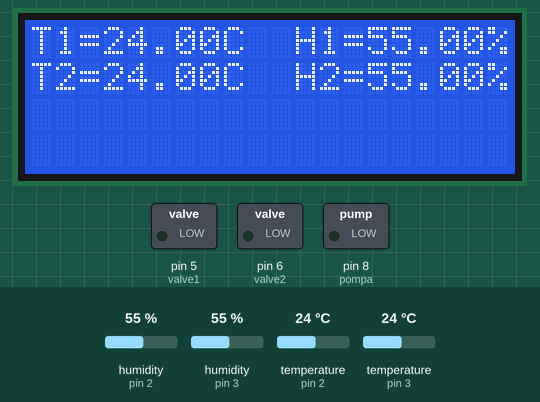
The sketch below on a simulated Arduino Uno, built with avr-gcc and run on an emulated ATmega328P. On the bench: 20×4 character LCD, switched loads named in the sketch (green lamp = pin HIGH). The inputs (shaded band) are chosen by the test bench; at power-on: humidity (sensors on pin 2, pin 3) 55 %, temperature (sensors on pin 2, pin 3) 24 °C. What the sketch prints to the serial monitor is not drawn.

Above: at 2.7 s.
2.8 s: humidity (sensor on pin 2) set to 78 %
At 5.4 s:
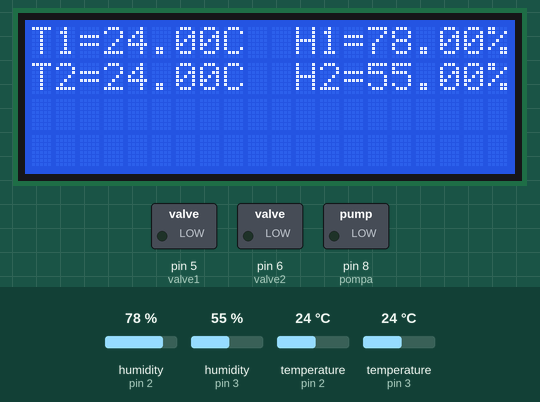
5.9 s: humidity (sensor on pin 2) set to 81 %
At 7.1 s:
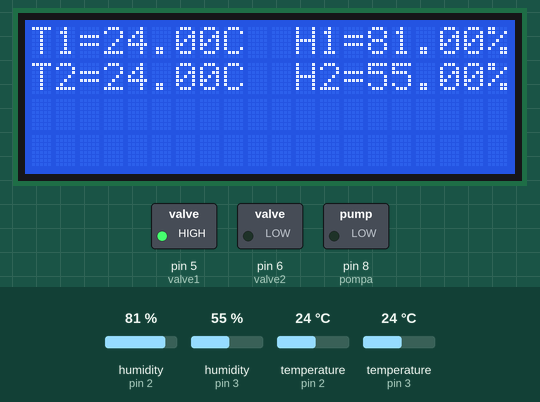
9.0 s: humidity (sensor on pin 3) set to 78 %
At 11.7 s:
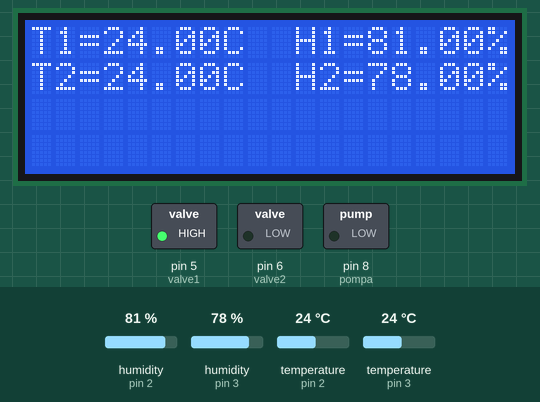
12.1 s: humidity (sensor on pin 3) set to 81 %
At 13.3 s:
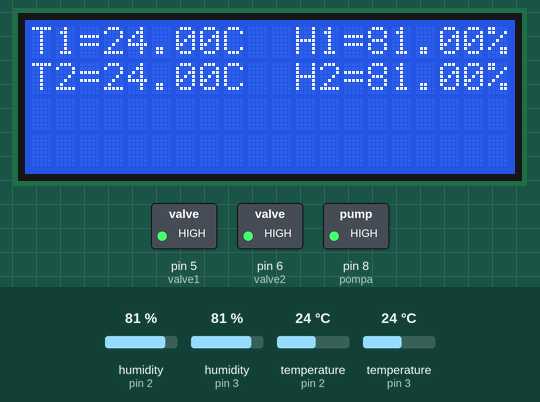
15.2 s: temperature (sensor on pin 2) set to 28 °C
At 17.9 s:
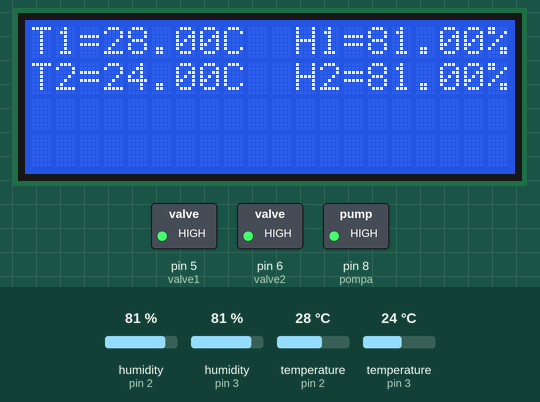
18.3 s: temperature (sensor on pin 2) set to 31 °C
At 19.6 s:
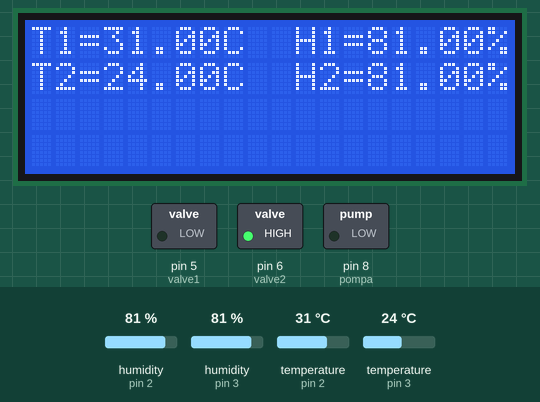
Timing chart, 0 to 21.3 s (numbered marks = the images above; inputs shaded):
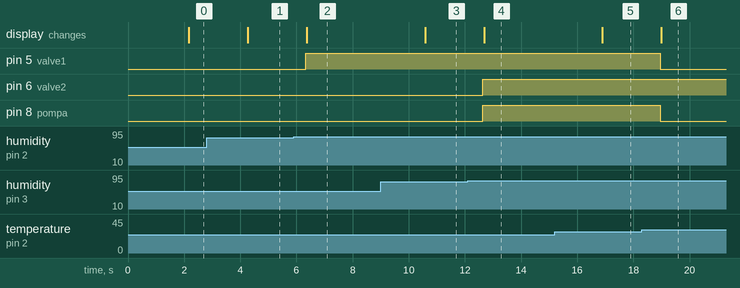

The sketch:

Kontrol_Suhu_Ruangan_Walet.ino
```cpp
// masukkan library yang dibutuhkan
#include "DHT.h"
#include <LiquidCrystal_I2C.h>

LiquidCrystal_I2C lcd(0x27, 20, 4);

// inisialisasi sensor DHT
#define DHT1 2
#define DHT2 3

#define DHTTYPE DHT11   // DHT 11

// menentukan tipe DHT
DHT dht1(DHT1, DHTTYPE);
DHT dht2(DHT2, DHTTYPE);

// inisialisasi untuk relay selenoid valve
const int valve1 = 5;
const int valve2 = 6;

// inisialisasi pompa
const int pompa = 8;

void setup() {
  // memulai lcd dan sensor dht serta menentukan valve dan pompa sebagai output
  Serial.begin(9600);
  Serial.println(F("DHT11 test!"));
  lcd.init();
  lcd.noCursor();
  lcd.backlight();
  lcd.clear();

  dht1.begin();
  dht2.begin();

  pinMode(valve1, OUTPUT);
  pinMode(valve2, OUTPUT);
  pinMode(pompa, OUTPUT);

}

void loop() {
  // tunda 2 detik untuk pengukuran suhu dan kelembapan
  delay(2000);

  // Reading temperature or humidity takes about 250 milliseconds!
  // Sensor readings may also be up to 2 seconds 'old' (its a very slow sensor)
  float kelembapan1 = dht1.readHumidity();
  // Read temperature as Celsius (the default)
  float suhu1 = dht1.readTemperature();

  float kelembapan2 = dht2.readHumidity();
  float suhu2 = dht2.readTemperature();

  // Check if any reads failed and exit early (to try again).
  if (isnan(kelembapan1) || isnan(suhu1)) {
    Serial.println(F("Failed to read from DHT 1 sensor!"));
  }

  if (isnan(kelembapan2) || isnan(suhu2)) {
    Serial.println(F("Failed to read from DHT 2 sensor!"));
  }

  // suhu dan kelembapan terbaca di serial monitor
  Serial.print(F("Kelembapan 1: "));
  Serial.print(kelembapan1);
  Serial.print(F("%  Suhu 1: "));
  Serial.print(suhu1);
  Serial.println(F("°C "));
  Serial.print(F("Kelembapan 2: "));
  Serial.print(kelembapan2);
  Serial.print(F("%  Suhu 2: "));
  Serial.print(suhu2);
  Serial.println(F("°C "));

  if ((kelembapan1 >= 80 && (kelembapan1 <= 90 || kelembapan1 > 90)) &&
      ((suhu1 >= 26 || suhu1 < 26) && suhu1 <= 29)) {
    digitalWrite(valve1, HIGH); // jika kondisi diatas terpenuhi, valve selenoid tidak menyala
  } else {
    digitalWrite(pompa, LOW); // pompa menyala
    digitalWrite(valve1, LOW);  // jika kondisi diatas tidak terpenuhi, valve selenoid menyala
  }

  if ((kelembapan2 >= 80 && (kelembapan2 <= 90 || kelembapan2 > 90)) &&
      ((suhu2 >= 26 || suhu2 < 26) && suhu2 <= 29)) {
    digitalWrite(valve2, HIGH);
  } else {
    digitalWrite(pompa, LOW); // pompa menyala
    digitalWrite(valve2, LOW);
  }

  if (
    (kelembapan1 >= 80 && (kelembapan1 <= 90 || kelembapan1 > 90)) && ((suhu1 >= 26 || suhu1 < 26) && suhu1 <= 29) &&
    (kelembapan2 >= 80 && (kelembapan2 <= 90 || kelembapan2 > 90)) && ((suhu2 >= 26 || suhu2 < 26) && suhu2 <= 29)
  ) {
    digitalWrite(pompa, HIGH); // pompa off
  }

  // pembacaan pada lcd
  lcd.setCursor(0, 0);
  lcd.print("T1="); lcd.print(suhu1); lcd.print("C");
  lcd.setCursor(11, 0);
  lcd.print("H1="); lcd.print(kelembapan1); lcd.print("%");

  lcd.setCursor(0, 1);
  lcd.print("T2="); lcd.print(suhu2); lcd.print("C");
  lcd.setCursor(11, 1);
  lcd.print("H2="); lcd.print(kelembapan2); lcd.print("%");

}
```

Measured:
- the behaviour switches between 79 and 80 % on humidity (sensor on pin 2) (found by bisection; images 1 and 2)
- the behaviour switches between 79 and 80 % on humidity (sensor on pin 3) (found by bisection; images 3 and 4)
- the behaviour switches between 29 and 30 °C on temperature (sensor on pin 2) (found by bisection; images 5 and 6)
- after the input at 2.8 s, the display: changes after 1.5 s (image 1)
- after the input at 5.9 s, pin 5 (valve1): LOW → HIGH after 0.44 s; the display: changes after 0.48 s (image 2)
- after the input at 9.0 s, the display: changes after 1.6 s (image 3)
- after the input at 12.1 s, pin 6 (valve2), pin 8 (pompa): LOW → HIGH after 0.54 s; the display: changes after 0.58 s (image 4)
- after the input at 15.2 s, the display: changes after 1.7 s (image 5)
- after the input at 18.3 s, pin 5 (valve1), pin 8 (pompa): HIGH → LOW after 0.65 s; the display: changes after 0.69 s (image 6)
